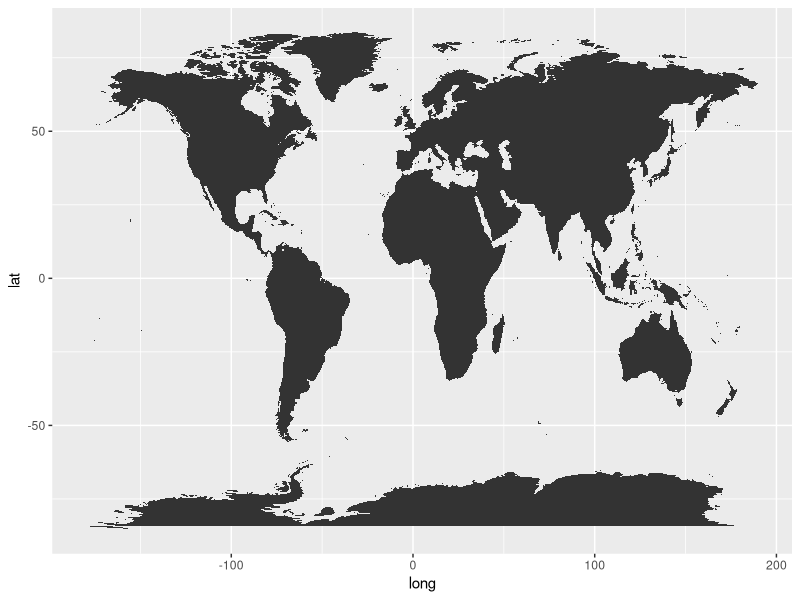

Source code (R):
## ---- chunk 1
library(ggplot2)
## ---- chunk 2
(world_map <- map_data("world"))
## ---- chunk 3
ggplot(world_map, aes(x=long, y = lat, group = group)) +
  geom_polygon() 
